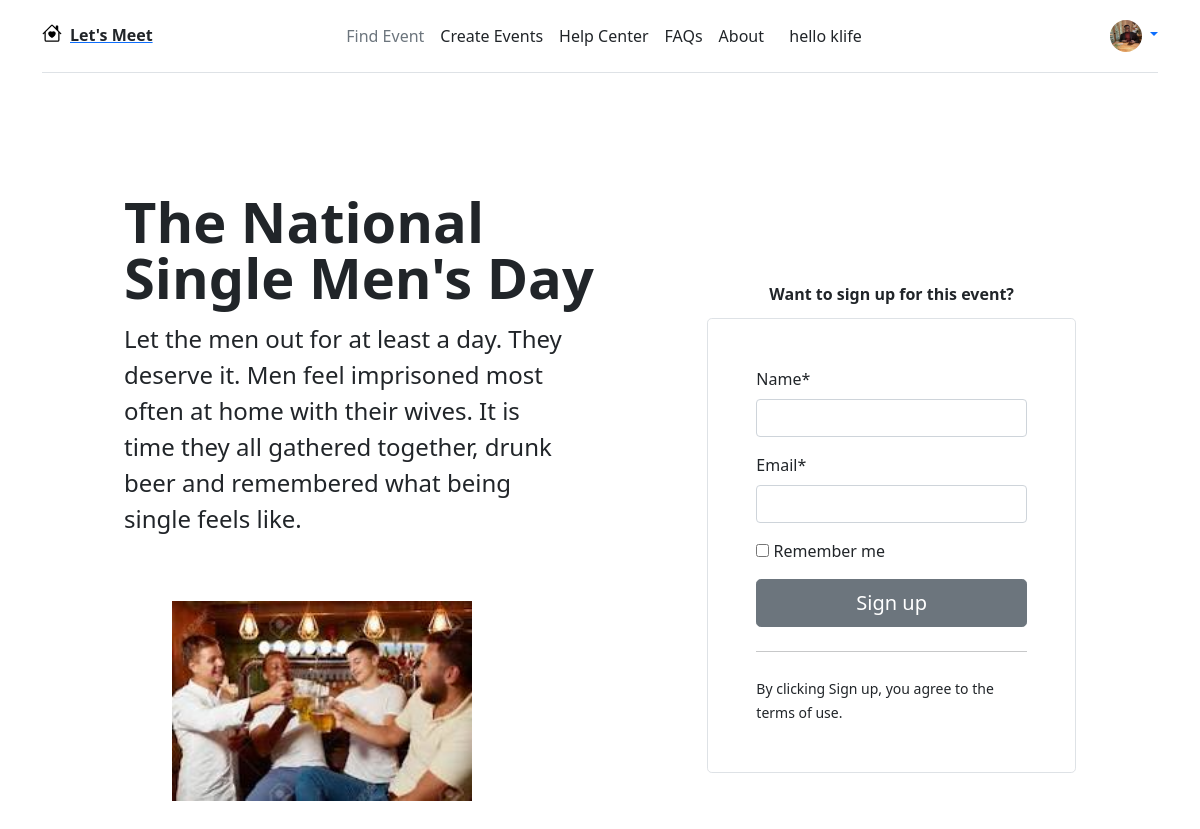
The page /events/the-national-single-mens-day (signed in) on the database its author committed.
### meetups/models.py (models this page shows, shortened)
class Paticipants(models.Model):
    user = models.OneToOneField(User, null=True, on_delete=models.CASCADE)
    name = models.CharField(max_length=100)
    email = models.EmailField(unique=True, )
    profile_pic = models.ImageField(null=True, blank=True)

class Event(models.Model):
    title = models.CharField(max_length=200, )
    description = models.TextField()
    organizer_email = models.EmailField(unique=True, )
    date = models.DateField()
    slug = models.SlugField(unique=True, null=False)
    location = models.ForeignKey(Locations, on_delete=models.CASCADE)
    participants = models.ManyToManyField(Paticipants, )
    image = models.ImageField(upload_to='images', )
    class Meta:
        db_table = 'events names'

### meetups/views.py (the view, shortened to what this page needs)
# urls.py: path('<slug:event_slug>', views.event_details, name='event-details'),
@login_required(login_url='events-sign-in')
def event_details(request, event_slug):
    selected_event = Event.objects.get(slug=event_slug)
    if request.method == 'GET':
        form = RegistrationForm()
    return render(request, 'meetups/event_details.html', {
        'event': selected_event,
        'form': form
    })

### meetups/forms.py
class RegistrationForm(forms.ModelForm):
    class Meta:
        model = Paticipants
        fields = '__all__'

### meetups/templates/meetups/event_details.html (shortened to what this page needs)
{% extends 'meetups/base/base.html' %}
{% load static %}
{% load crispy_forms_tags %}
{% load crispy_forms_filters %}
{% block navbar %}
{% include 'meetups/includes/navbar.html' %}
{% endblock %}
{% block events-block %}
<div class="container col-xl-10 col-xxl-8 px-4 py-5">
  <div class="row align-items-center g-lg-5 py-5">
    <div class="col-lg-7 text-center text-lg-start">
      <h1 class="display-4 fw-bold lh-1 text-body-emphasis mb-3">{{ event.title }}</h1>
      <p class="col-lg-10 fs-4">{{ event.description }}</p>
      <div class="">
        <img src="{{ event.image.url }}" class="align-items-center m-5" alt="{{ event.title }}" width="300" height="200"
          loading="lazy">
      </div>
    </div>
    <div class="col-md-10 mx-auto col-lg-5">
      <p class="display-0 m-3 fw-bold lh-1 text-body-emphasis text-center "> Want to sign up for this event?</p>
      <form class="p-4 p-md-5 border rounded-3 bg-body-tertiary" action="{% url 'event-details' event.slug %}"
        method="POST" novalidate>
        <div class="form-floating mb-3">
          {{ form.name|as_crispy_field }}
        </div>
        <div class="form-floating mb-3">
          {{ form.email|as_crispy_field }}
        </div>
        <div class="checkbox mb-3">
          <label>
            <input type="checkbox" value="remember-me"> Remember me
          </label>
        </div>
        <button class="w-100 btn btn-lg btn-secondary" type="submit">Sign up</button>
        <hr class="my-4">
        <small class="text-body-secondary">By clicking Sign up, you agree to the terms of use.</small>
      </form>
    </div>
  </div>
</div>
{% endblock %}

### meetups/templates/meetups/includes/navbar.html (shortened to what this page needs)
<section>
  <div class="container">
    <header
      class="d-flex flex-wrap align-items-center justify-content-center justify-content-md-between py-3 mb-4 border-bottom">
      <div class="col-md-3 mb-2 mb-md-0 link-secondary">
        <a href="/" class="d-inline-flex link-body-emphasis text-decoration-dark">
           <span class="px-2 text-dark fw-bold"> Let's Meet </span>
        </a>
      </div>
      <ul class="nav col-12 col-md-auto mb-2 justify-content-center mb-md-0 text-dark">
        <li><a href="#" class="nav-link px-2 link-secondary">Find Event</a></li>
        <li><a href="#" class="nav-link px-2 text-dark">Create Events</a></li>
        <li><a href="#" class="nav-link px-2 text-dark">Help Center</a></li>
        <li><a href="#" class="nav-link px-2 text-dark">FAQs</a></li>
        <li><a href="#" class="nav-link px-2 text-dark">About</a></li>
      </ul>
      {% if not request.user.is_active %}
      <div class="col-md-3 text-end">
        <button type="button" class="btn btn-outline-secondary me-2"><a href="{% url 'events-sign-in' %}"
            class="text-decoration-none text-dark">Login</a></button>
        <button type="button" class="btn btn-outline-secondary"><a href="{% url 'sign-up' %}"
            class="text-decoration-none text-dark">Signup</a></button>
      </div>
      {% else %}
      <span class="text-end">hello {{ request.user.paticipants.name }}</span>
      <div class="col-md-3 text-end">
        <div class="dropdown text-end">
          <a href="#" class="d-block link-body-emphasis text-decoration-none dropdown-toggle" data-bs-toggle="dropdown"
            aria-expanded="false">
            <img src="{{ request.user.paticipants.profile_pic.url }}" alt="mdo" width="32" height="32"
              class="rounded-circle">
          </a>
        </div>
      </div>
      {% endif %}
    </header>
  </div>
</section>

### rows shown on the page
Event: title "The National Single Men's Day", description "Let the men out for at least a day. They deserve it. Men feel imprisoned most often at home with their wives. It is time they all gathered together, drunk beer and remembered what being single feels like.", image (picture)

### other values the page prints
{{ request.user.paticipants.name }} "klife"
